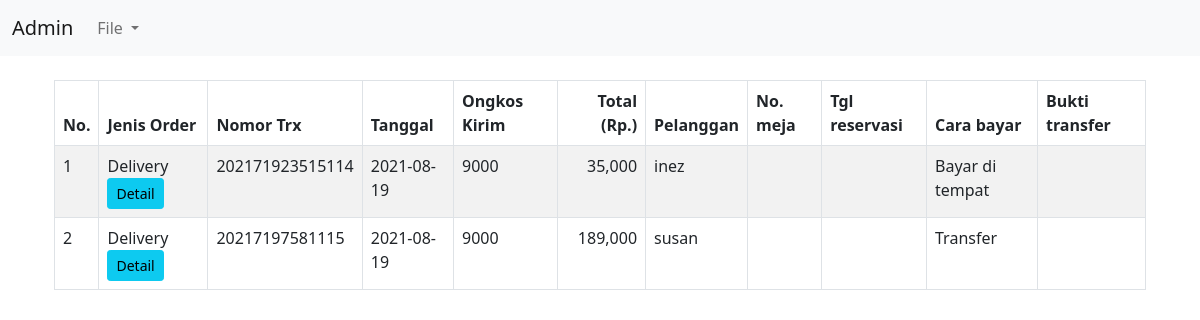
Screenshot of /view/transaksi_selesai.php with the database file from the repository.
### tables this page shows
CREATE TABLE `pesanan_master` (
  `id` int(11) NOT NULL,
  `jenis_pesanan` int(11) DEFAULT NULL,
  `nomor` varchar(100) DEFAULT NULL,
  `tanggal` date NOT NULL DEFAULT current_timestamp(),
  `ongkir` int(11) DEFAULT NULL,
  `total` int(11) DEFAULT NULL,
  `id_user` int(11) DEFAULT NULL,
  `meja` varchar(10) DEFAULT NULL,
  `tgl_reservasi` date DEFAULT NULL,
  `cara_bayar` varchar(1) DEFAULT NULL,
  `foto_transfer` varchar(100) DEFAULT NULL,
  `cicilan` int(11) DEFAULT NULL,
  `alamat` text DEFAULT NULL,
  `id_wilayah` int(11) DEFAULT NULL,
  `status_pesanan` int(11) DEFAULT NULL
);

CREATE TABLE `jenis_order` (
  `id` int(11) NOT NULL,
  `kode` int(11) NOT NULL,
  `nama` varchar(50) NOT NULL
);

CREATE TABLE `users` (
  `id` int(11) NOT NULL,
  `nama` varchar(100) DEFAULT NULL,
  `email` varchar(100) DEFAULT NULL,
  `password` varchar(200) DEFAULT NULL
);

CREATE TABLE `cara_pembayaran` (
  `id` int(11) NOT NULL,
  `kode` int(11) DEFAULT NULL,
  `nama` varchar(100) DEFAULT NULL
);

### view/transaksi_selesai.php (the view, shortened to what this page needs)
<!doctype html>
<html lang="en">
<head>
    <link href="https://cdn.jsdelivr.net/npm/bootstrap@5.1.0/dist/css/bootstrap.min.css" rel="stylesheet">
</head>
<body>
<?php
include_once 'nav.php';
include '../koneksi.php';
?>
<div class="container">
    <div class="container-fluid">
        <br>
        <table id="tabel" class="table table-striped table-bordered">
            <thead>
            <tr>
                <th>No.</th>
                <th>Jenis Order</th>
                <th>Nomor Trx</th>
                <th>Tanggal</th>
                <th>Ongkos Kirim</th>
                <th style="text-align: end">Total (Rp.)</th>
                <th>Pelanggan</th>
                <th>No. meja</th>
                <th>Tgl reservasi</th>
                <th>Cara bayar</th>
                <th>Bukti transfer</th>
            </tr>
            </thead>
            <tbody>
            <?php
            $i = 1;
            $sql = "SELECT pesanan_master.id, jenis_order.nama as jenis_order, pesanan_master.nomor, pesanan_master.tanggal, pesanan_master.ongkir, pesanan_master.total, users.nama as pelanggan, pesanan_master.meja, pesanan_master.tgl_reservasi, cara_pembayaran.nama as cara_bayar, pesanan_master.foto_transfer, status_pesanan.keterangan as status_pesanan
                    FROM pesanan_master
                    INNER JOIN jenis_order
                    ON pesanan_master.jenis_pesanan = jenis_order.kode
                    INNER JOIN users
                    on pesanan_master.id_user = users.id
                    INNER join cara_pembayaran
                    on pesanan_master.cara_bayar = cara_pembayaran.kode
                    INNER JOIN status_pesanan
                    on pesanan_master.status_pesanan = status_pesanan.kode
                    where pesanan_master.status_pesanan = 6
                    ORDER by pesanan_master.tanggal DESC";
            $stmt = $db->query($sql);
            while ($data = $stmt->fetch(PDO::FETCH_ASSOC)){
                $foto="../foto_bukti_transfer/".$data['foto_transfer'];
                echo '<tr>';
                echo "<td>".$i."</td>";
                echo "<td>".$data['jenis_order'];
                echo "<a class='btn btn-info btn-sm' href='detailpesanan.php?nomor=".$data['nomor']."'>Detail</a>";
                echo "</td>";
                echo "<td>".$data['nomor']."</td>";
                echo "<td>".$data['tanggal']."</td>";
                echo "<td>".$data['ongkir']."</td>";
                echo "<td style='text-align: right'>". number_format($data['total'])."</td>";
                echo "<td>".$data['pelanggan']."</td>";
                echo "<td>".$data['meja']."</td>";
                echo "<td>".$data['tgl_reservasi']."</td>";
                echo "<td>".$data['cara_bayar']."</td>";
                if ($data['foto_transfer'] == null || $data['foto_transfer'] == ''){
                    echo "<td>"."</td>";
                }else{
                    echo "<td>".
                        "<a href='$foto'>Foto</a>"
                        ."</td>";
                }
                echo '</tr>';
                $i = $i + 1;
            }
            ?>
            </tbody>
        </table>
    </div>
</div>
</body>
</html>

### rows the page displays
pesanan_master: jenis_order.nama "Delivery", nomor "202171923515114", tanggal "2021-08-19", ongkir "9000", total "35,000", id_user.nama "inez", cara_pembayaran.nama "Bayar di tempat"
pesanan_master: jenis_order.nama "Delivery", nomor "20217197581115", tanggal "2021-08-19", ongkir "9000", total "189,000", id_user.nama "susan", cara_pembayaran.nama "Transfer"
